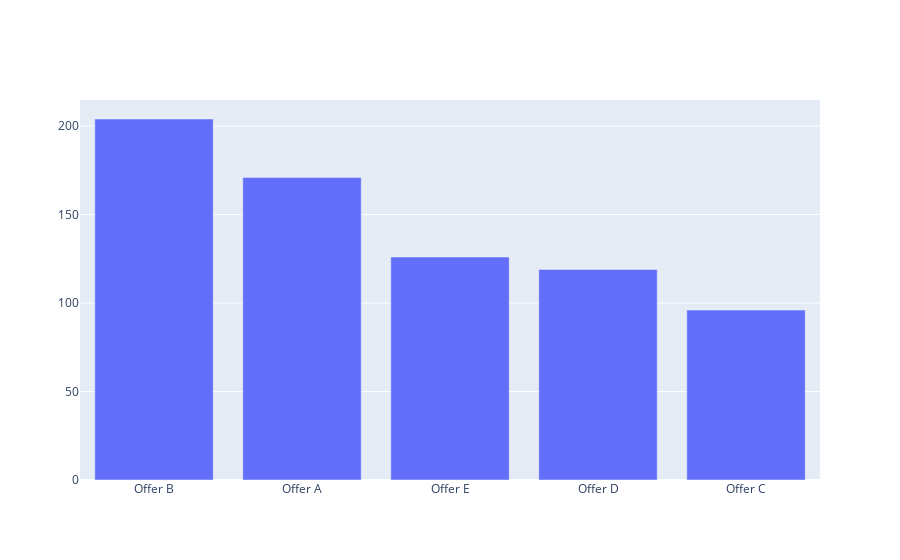

The cell this chart's notebook holds for it:
### Code cell
fig = go.Figure([go.Bar(x= df1_off.index, y=df1_off.values)])
fig.show()

### Figure 1 — Plotly figure (JSON) as saved in the notebook; plotly's stock layout.template omitted (floating-point values rounded to 4 significant figures)
{"data": [{"type": "bar", "x": ["Offer B", "Offer A", "Offer E", "Offer D", "Offer C"], "y": [204, 171, 126, 119, 96]}], "layout": {"autosize": true, "xaxis": {"autorange": true, "range": [-0.5, 4.5], "type": "category"}, "yaxis": {"autorange": true, "range": [0, 214.7], "type": "linear"}}}
